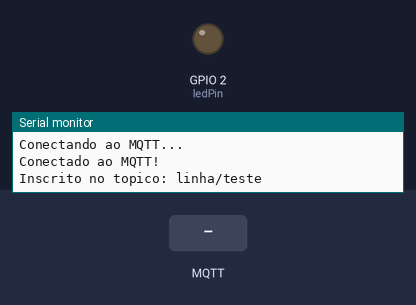
Bench run of a sketch on a simulated ESP32. Shown: output pins drawn as LEDs (lit = HIGH), the last lines printed to the serial monitor. The test bench sets the inputs (shaded band). WiFi joins after 1.5 s; servers stay silent unless stated; no MQTT or app messages arrive unless stated.

Above: at 3.7 s.
3.8 s: MQTT message "1" arrives on the first subscribed topic
At 4.1 s:
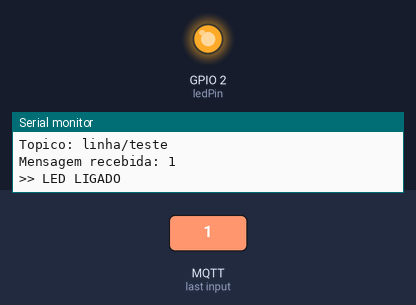
5.3 s: MQTT message "0" arrives on the first subscribed topic
At 6.5 s:
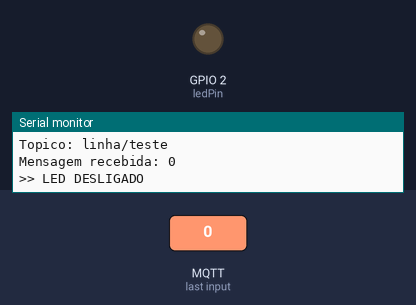
Timing chart, 0 to 8.3 s (numbered marks = the images above; inputs shaded):
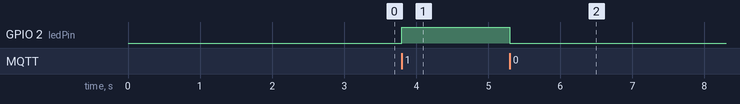

The sketch:

ESP32_1e0.ino
```cpp
//SUCESSO

/************************************************************
 * ESP32 - MQTT Subscriber (HiveMQ Cloud)
 * Recebe "1" → Liga LED
 * Recebe "0" → Desliga LED
 ************************************************************/

#include <WiFi.h>
#include <WiFiClientSecure.h>
#include <PubSubClient.h>

/******************** WIFI ****************************/
const char* ssid = "NOME_WIFI";
const char* password = "SENHA_WIFI";

/******************** MQTT ****************************/
const char* mqtt_server = "c528854bf12543d8b8664534c44c3d18.s1.eu.hivemq.cloud";
const int mqtt_port = 8883;
const char* mqtt_topic = "linha/teste";

/******************** LOGIN MQTT ***********************/
const char* mqtt_user = "USUARIO_MQTT";
const char* mqtt_pass = "SENHA_MQTT";

/******************** OBJETOS *************************/
WiFiClientSecure espClient;
PubSubClient client(espClient);

/******************** HARDWARE ************************/
const int ledPin = 2;

/************************************************************
 * CALLBACK - Executado quando chega mensagem
 ************************************************************/
void callback(char* topic, byte* payload, unsigned int length) {
  Serial.println("=== CALLBACK EXECUTADO ===");

  String mensagem = "";

  for (int i = 0; i < length; i++) {
    mensagem += (char)payload[i];
  }

  mensagem.trim();

  Serial.print("Topico: ");
  Serial.println(topic);

  Serial.print("Mensagem recebida: ");
  Serial.println(mensagem);

  if (mensagem == "1") {
    digitalWrite(ledPin, HIGH);
    Serial.println(">> LED LIGADO");
  } else if (mensagem == "0") {
    digitalWrite(ledPin, LOW);
    Serial.println(">> LED DESLIGADO");
  } else {
    Serial.println(">> Comando desconhecido");
  }
}

/************************************************************
 * CONEXÃO MQTT
 ************************************************************/
void reconnect() {
  if (!client.connected()) {
    Serial.println("Conectando ao MQTT...");

    String clientId = "ESP32_";
    clientId += String((uint32_t)ESP.getEfuseMac(), HEX);

    if (client.connect(clientId.c_str(), mqtt_user, mqtt_pass)) {
      Serial.println("Conectado ao MQTT!");
      client.subscribe(mqtt_topic);

      Serial.print("Inscrito no topico: ");
      Serial.println(mqtt_topic);
    } else {
      Serial.print("Falha MQTT, rc=");
      Serial.println(client.state());
      Serial.println("Tentando novamente em 5 segundos...");
      delay(5000);
    }
  }
}

/************************************************************
 * SETUP
 ************************************************************/
void setup() {
  Serial.begin(115200);
  delay(1000);

  Serial.println();
  Serial.println("===== INICIANDO ESP32 =====");

  pinMode(ledPin, OUTPUT);
  digitalWrite(ledPin, LOW);  // começa desligado

  /*************** WIFI ***************/
  Serial.println("Conectando ao WiFi...");
  WiFi.begin(ssid, password);

  while (WiFi.status() != WL_CONNECTED) {
    delay(500);
    Serial.print(".");
  }

  Serial.println();
  Serial.println("WiFi conectado!");
  Serial.print("IP: ");
  Serial.println(WiFi.localIP());

  /*************** TLS ***************/
  espClient.setInsecure();
  espClient.setTimeout(15000);

  /*************** MQTT ***************/
  client.setServer(mqtt_server, mqtt_port);
  client.setCallback(callback);
  client.setBufferSize(1024);
  client.setKeepAlive(60);
}

/************************************************************
 * LOOP PRINCIPAL
 ************************************************************/
void loop() {
  if (!client.connected()) {
    reconnect();
  }

  client.loop();

  if (WiFi.status() != WL_CONNECTED) {
    Serial.println("WiFi caiu! Reconectando...");
    WiFi.begin(ssid, password);

    while (WiFi.status() != WL_CONNECTED) {
      delay(500);
      Serial.print(".");
    }

  Serial.println("\nWiFi reconectado!");
  }
}
```

Measured:
- after the input at 3.8 s, GPIO 2 (ledPin): LOW → HIGH at once
- after the input at 5.3 s, GPIO 2 (ledPin): HIGH → LOW at once
